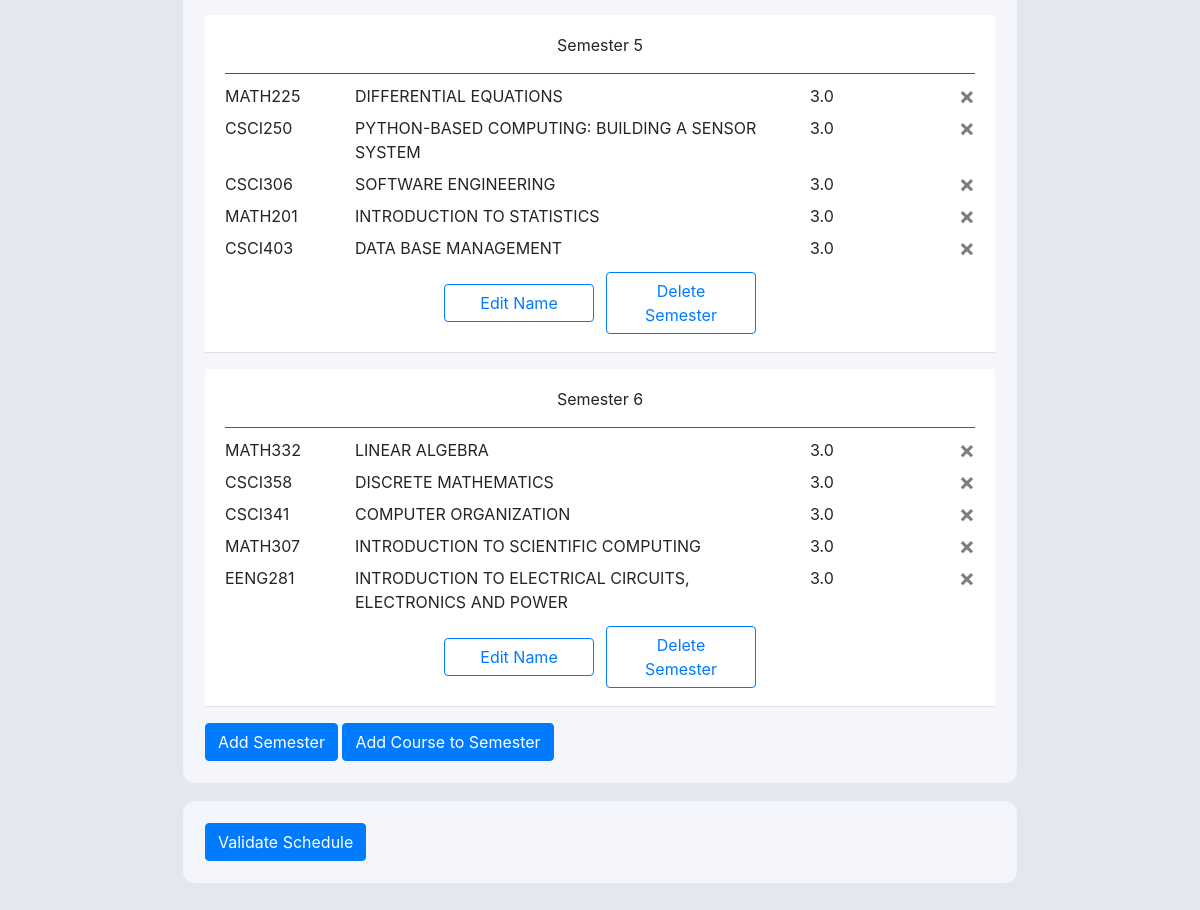
Page / (signed in, lower part) on the earlier database version.
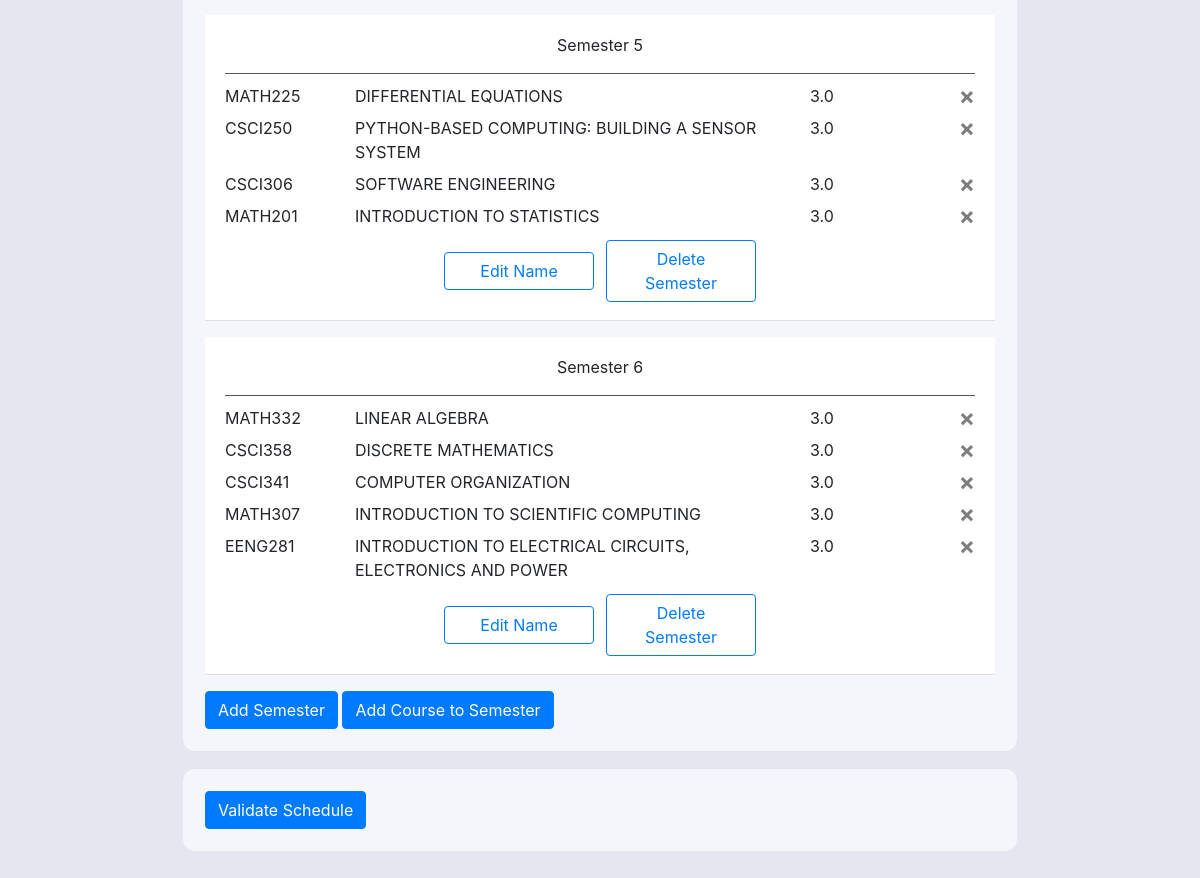
Same page on the later database version.
### website/models.py (models this page shows)
class Semester(db.Model):
    id = db.Column(db.Integer, primary_key=True)
    semester_name = db.Column(db.String(64))
    user_id = db.Column(db.Integer, db.ForeignKey('user.id'))
    semester_number = db.Column(db.Integer)
    courses = db.relationship('Course')

class Course(db.Model):
    id = db.Column(db.Integer, primary_key=True)
    department = db.Column(db.String(4))
    course_number = db.Column(db.String(3))
    course_name = db.Column(db.String(500))
    credit_hours = db.Column(db.String(10))
    is_taken = db.Column(db.String(5))
    user_id = db.Column(db.Integer, db.ForeignKey('user.id'))
    semester_id = db.Column(db.Integer, db.ForeignKey('semester.id'))

### website/views.py (the view, shortened to what this page needs)
@views.route('/', methods=['GET', 'POST'])
@login_required
def home():
    return render_template("home.html", user=current_user)

### website/__init__.py (called while the page is built)
def create_app():
    app = Flask(__name__)
    app.config['SECRET_KEY'] = 'josiefnapwpawoj'
    app.config['SQLALCHEMY_DATABASE_URI'] = f'sqlite:///{DB_NAME}'
    db.init_app(app)
    from .views import views
    from .auth import auth
    app.register_blueprint(views, url_prefix="/")
    app.register_blueprint(auth, url_prefix="/")
    from .models import User, Course, Semester
    create_database(app)
    login_manager = LoginManager()
    login_manager.login_view = 'auth.login'
    login_manager.init_app(app)
    @login_manager.user_loader
    def load_user(id):
        return User.query.get(int(id))
    return app

### website/templates/home.html (shortened to what this page needs)
{% extends "base.html" %} {% block title %}Home{% endblock %} {% block content%}
<br />
<section class="semester-form-section">
    <ul class="list-group list-group-flush courses-taken-list" id="notes">
        {% for semester in user.semesters %}
        <li class="list-group-item semester-row">
            <div class="row semester-title-row">
                <div class="col" align="center">
                    Semester {{semester.semester_number}}
                </div>
            </div>
            {% if semester.courses %}
            <div class="padding-above-courses"></div>
            {% endif %}
            {% for course in semester.courses %}
            <div class="row semester-course-entry">
                <div class="col-sm-2">
                    {{course.department}}{{course.course_number}}
                </div>
                <div class="col-md-7">{{course.course_name}}</div>
                <div class="col-sm-2">{{course.credit_hours}}</div>
                <div class="col-sm-1">
                    <button
                        type="button"
                        class="close"
                        onClick="deleteCourseFromSemester({{ course.id }}, {{ semester.id }});"
                    >
                        <span aria-hidden="true">&times;</span>
                    </button>
                </div>
            </div>
            {% endfor %}
            <div class="row">
                <div class="col-sm-12 edit-semester-name-row">
                    <button
                        type="button"
                        class="btn btn-outline-primary edit-semester-name-btn"
                        data-toggle="modal"
                        data-target="#editSemesterNameModal"
                    >
                        Edit Name
                    </button>
                    <button
                        type="button"
                        class="btn btn-outline-primary add-semester-btn delete-semester-btn"
                        onClick="deleteSemester({{ semester.id }})"
                    >
                        <span aria-hidden="true">Delete Semester</span>
                    </button>
                </div>
            </div>
        </li>
        {% endfor %}
    </ul>
    <button
        type="button"
        class="btn btn-primary add-semester-btn"
        onClick="addSemester()"
    >
        <span aria-hidden="true">Add Semester</span>
    </button>
    <button
        type="button"
        class="btn btn-primary add-semester-btn"
        data-toggle="modal"
        data-target="#addCourseModal"
    >
        Add Course to Semester
    </button>
</section>
<section class="validate-semester-section">
    <button
        type="button"
        class="btn btn-primary"
        onClick="validateSchedule( {{ user.id }} );"
    >
        <span aria-hidden="true">Validate Schedule</span>
    </button>
</section>
{% endblock %}

### website/templates/base.html (shortened to what this page needs)
<!DOCTYPE html>
<html lang="en">
    <head>
        <link
            rel="stylesheet"
            href="https://stackpath.bootstrapcdn.com/bootstrap/4.4.1/css/bootstrap.min.css"
        />
        <link
            rel="stylesheet"
            href="https://stackpath.bootstrapcdn.com/font-awesome/4.7.0/css/font-awesome.min.css"
        />
        <link rel="stylesheet" href="../static/style.css" />
    </head>
    <body>
        <div class="container-sm" id="main-container">
            {% block content %} {% endblock %}
        </div>
    </body>
</html>

### website/static/style.css (style rules this page uses)
:root { --very-light-blue: #f5f6fb; --darker-color: #e4e6f0; }
body { background-color: var(--darker-color); }
body { display: flex; flex-direction: column; }
#main-container { padding-top: 30px; margin: auto !important ; align-self: center; justify-self: center; }
.semester-form-section { padding: 22px; border-radius: 12px; background-color: var(--very-light-blue); margin-bottom: 18px; }
.validate-semester-section { padding: 22px; border-radius: 12px; background-color: var(--very-light-blue); margin-bottom: 18px; }
.courses-taken-list { margin-top: 16px; }
.add-semester-btn { margin-top: 16px !important; }
.semester-row { margin-top: 16px; }
.semester-title-row { padding: 6px 0px; }
.padding-above-courses { margin-top: 10px; border-bottom: 0.5px solid #515662; margin-bottom: 10px; }
.semester-course-entry { margin-top: 8px; }
.edit-semester-name-row { display: flex; flex-direction: row; align-items: center; justify-content: center !important; }
.edit-semester-name-btn { align-self: center; justify-self: center; margin-top: 12px !important; margin-bottom: 6px !important; margin-right: 6px; width: 150px; }
.delete-semester-btn { align-self: center; justify-self: center; margin-top: 12px !important; margin-bottom: 6px !important; margin-left: 6px; width: 150px; }
@media screen and (min-width: 576px) { #main-container { width: 72%; } }

Differences in the rows shown:
removed Course: department "CSCI", course_number "403", course_name "DATA BASE MANAGEMENT", credit_hours "3.0", shown under Semester (number 1 of 2 on the later page)
